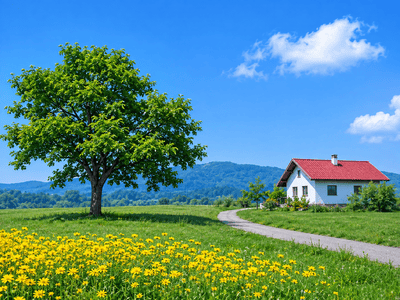
#> input picture Assignment-03/images/input/kmeans_input_400x300.png, 400 x 300 px
$ python kmeans_colors_spatial.py
#> lines starting #> are read from the running program, lines starting #| are printed output that depends on the picture

"""
Computer Vision - Assignment 03
Experiment: K-Means Clustering

Question 2:
Perform K-means clustering on a color image using:
1. RGB color information
2. RGB color and pixel positions (x, y)

Python 3.9+
"""

# STEP 1: Import required libraries
from pathlib import Path

import numpy as np
import matplotlib.pyplot as plt

from PIL import Image
from sklearn.cluster import KMeans


# STEP 2: Define project paths

# Find the Assignment-03 directory automatically.
PROJECT_DIR = Path(__file__).resolve().parent.parent

# Define the original input image path.
INPUT_PATH = (
    PROJECT_DIR
    / "images"
    / "input"
    / "kmeans_input_400x300.png"
)

# Define the output directory.
OUTPUT_DIR = PROJECT_DIR / "images" / "output"

# Create the output directory if it does not exist.
OUTPUT_DIR.mkdir(parents=True, exist_ok=True)


# STEP 3: Define experiment parameters

# Number of clusters.
K = 4

# Spatial weights to compare.
SPATIAL_WEIGHTS = [0.2, 0.5, 1.0]

# Fix the random seed for reproducible results.
RANDOM_STATE = 42


# STEP 4: Load the original image

def load_image(image_path):
    """
    Load an image and convert it into RGB format.
    """

    # Check whether the input image exists.
    if not image_path.exists():
        raise FileNotFoundError(
            f"Input image not found: {image_path}"
        )

    # Open the image and convert it to RGB.
    image = Image.open(image_path).convert("RGB")

    # Convert the image into a NumPy array.
    image_array = np.array(image)

    # Obtain image height, width and channels.
    height, width, channels = image_array.shape

    print("\n========== IMAGE INFORMATION ==========")
    print("Image:", image_path.name)
    print("Width:", width)
    print("Height:", height)
    print("Channels:", channels)
    print("Total pixels:", width * height)

    return image_array


# STEP 5: Extract normalized RGB features

def extract_rgb_features(image_array):
    """
    Convert an RGB image into a two-dimensional
    feature matrix containing R, G and B.
    """

    # Convert pixel values into floating-point numbers.
    rgb = image_array.astype(np.float32)

    # Normalize RGB values from 0-255 to 0-1.
    rgb = rgb / 255.0

    # Reshape (height, width, 3) into (pixels, 3).
    rgb_features = rgb.reshape(-1, 3)

    return rgb_features


# STEP 6: Generate normalized pixel coordinates

def extract_spatial_features(image_array):
    """
    Generate x and y coordinates for every pixel.
    Normalize both coordinates into the range 0-1.
    """

    height, width, _ = image_array.shape

    # Generate x coordinates from 0 to width-1.
    x_coordinates = np.arange(width)

    # Generate y coordinates from 0 to height-1.
    y_coordinates = np.arange(height)

    # Create coordinate grids.
    xx, yy = np.meshgrid(
        x_coordinates,
        y_coordinates
    )

    # Normalize x coordinates.
    xx = xx.astype(np.float32) / max(width - 1, 1)

    # Normalize y coordinates.
    yy = yy.astype(np.float32) / max(height - 1, 1)

    # Flatten the coordinate grids.
    x_flat = xx.reshape(-1, 1)
    y_flat = yy.reshape(-1, 1)

    # Combine x and y into two spatial features.
    spatial_features = np.hstack(
        (x_flat, y_flat)
    )

    return spatial_features


# STEP 7: Perform K-means clustering

def perform_kmeans(features, k):
    """
    Cluster pixels based on the supplied features.
    """

    # Create the K-means model.
    model = KMeans(
        n_clusters=k,
        init="k-means++",
        random_state=RANDOM_STATE,
        n_init=10,
        max_iter=300
    )

    # Train the model and assign a cluster to each pixel.
    labels = model.fit_predict(features)

    # Obtain the final cluster centroids.
    centers = model.cluster_centers_

    # Obtain the clustering objective value.
    inertia = model.inertia_

    # Obtain the number of iterations.
    iterations = model.n_iter_

    return labels, centers, inertia, iterations


# STEP 8: Reconstruct the segmented RGB image

def reconstruct_image(
    labels,
    rgb_features,
    height,
    width,
    k
):
    """
    Replace every pixel with the mean RGB color
    of its assigned cluster.

    This works for both RGB-only and RGB+XY
    clustering, while keeping spatial coordinates
    out of the output colors.
    """

    # Prepare a matrix for the reconstructed pixels.
    result = np.zeros_like(rgb_features)

    # Process every cluster separately.
    for cluster_id in range(k):

        # Find pixels belonging to this cluster.
        mask = labels == cluster_id

        # Skip empty clusters.
        if not np.any(mask):
            continue

        # Calculate the average RGB color.
        mean_color = rgb_features[mask].mean(axis=0)

        # Assign the mean color to all cluster pixels.
        result[mask] = mean_color

    # Convert normalized RGB values back to 0-255.
    result = np.clip(result * 255.0, 0, 255)

    # Convert values to unsigned 8-bit integers.
    result = result.astype(np.uint8)

    # Restore the original image dimensions.
    result = result.reshape(height, width, 3)

    return result


# STEP 9: Save an image

def save_image(image_array, filename):
    """
    Save a NumPy RGB array as a PNG image.
    """

    output_path = OUTPUT_DIR / filename

    Image.fromarray(image_array).save(output_path)

    print("Saved:", output_path.name)


# STEP 10: Main experiment

def main():

    print("========== K-MEANS EXPERIMENT ==========")

    # Load the original image.
    image_array = load_image(INPUT_PATH)
#> in load_image, image is the input picture: PIL image 400x300 RGB; mean R, G, B 90.3, 141.8, 139.5
#| Width: 400
#| Height: 300
#| Channels: 3
#| Total pixels: 120000

    # Extract image dimensions.
    height, width, _ = image_array.shape
#> height = 300; width = 400

    # Extract normalized RGB features.
    rgb_features = extract_rgb_features(image_array)

    # Extract normalized spatial coordinates.
    spatial_features = extract_spatial_features(
        image_array
    )
#> spatial_features = 120000 pairs, first value 0 to 1, second value 0 to 1

    print("\n========== FEATURE INFORMATION ==========")
    print("RGB feature shape:", rgb_features.shape)
#| RGB feature shape: (120000, 3)
    print("Spatial feature shape:", spatial_features.shape)
#| Spatial feature shape: (120000, 2)

    # Store images for the final comparison figure.
    comparison_images = [image_array]
    comparison_titles = ["Original Image"]

    # EXPERIMENT A: RGB-only K-means

    print("\n========== RGB-ONLY K-MEANS ==========")

    labels, centers, inertia, iterations = perform_kmeans(
        rgb_features,
        K
    )
#> centers = [[0.612, 0.767, 0.938], [0.529, 0.608, 0.177], [0.253, 0.593, 0.937], [0.163, 0.309, 0.116]]; inertia = 4729.1; iterations = 8

    rgb_result = reconstruct_image(
        labels,
        rgb_features,
        height,
        width,
        K
    )
#> the loop in reconstruct_image, `for cluster_id in range(k):` made 4 passes
#> in reconstruct_image, `result = result.reshape(height, width, 3)`:
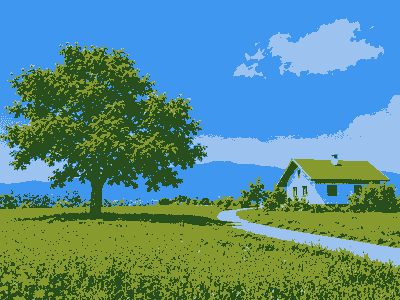
#> result: shape (300, 400, 3); mean of channels 0, 1, 2 89.8, 141.2, 139.3; drawn as R, G, B

    save_image(
        rgb_result,
        "01_rgb_only_kmeans.png"
    )

    print("K:", K)
    print("Iterations:", iterations)
#| Iterations: 8
    print("Inertia:", round(inertia, 4))
#| Inertia: 4729.0723

    comparison_images.append(rgb_result)
    comparison_titles.append("RGB Only")

    # EXPERIMENT B: RGB + Spatial K-means

    for weight in SPATIAL_WEIGHTS:

        print(
            "\n========== SPATIAL WEIGHT:",
            weight,
            "=========="
        )

        # Apply the spatial weight to x and y.
        weighted_spatial = spatial_features * weight

        # Combine RGB and spatial features.
        combined_features = np.hstack(
            (rgb_features, weighted_spatial)
        )

        print(
            "Combined feature shape:",
            combined_features.shape
        )

        # Perform K-means using five features.
        labels, centers, inertia, iterations = perform_kmeans(
            combined_features,
            K
        )

        # Reconstruct the RGB image.
        spatial_result = reconstruct_image(
            labels,
            rgb_features,
            height,
            width,
            K
        )

        # Create a readable filename.
        weight_name = str(weight).replace(".", "_")

        filename = (
            f"02_spatial_weight_{weight_name}.png"
        )

        # Save the segmented image.
        save_image(spatial_result, filename)

        print("K:", K)
        print("Iterations:", iterations)
        print("Inertia:", round(inertia, 4))

        comparison_images.append(spatial_result)
        comparison_titles.append(
            f"RGB + XY (weight={weight})"
        )
#> this loop made 3 passes
#> (inertia, iterations) on passes 1 to 3: (5282.2, 12), (8068.2, 10), (16033.8, 10)
#| Iterations: 12
#| Inertia: 5282.1733
#| Iterations: 10
#| Inertia: 8068.2202
#| Iterations: 10
#| Inertia: 16033.7969
#> pass 2, in main, `spatial_result = reconstruct_image( labels, rgb_features, height, widt..`:
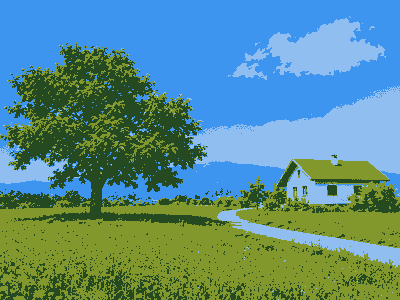
#> spatial_result: shape (300, 400, 3); mean of channels 0, 1, 2 89.9, 141.1, 139.1; drawn as R, G, B
#> pass 3, in main, `spatial_result = reconstruct_image( labels, rgb_features, height, widt..`:
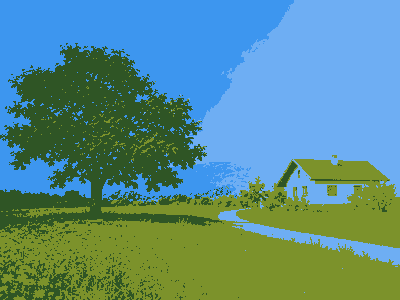
#> spatial_result: shape (300, 400, 3); mean of channels 0, 1, 2 89.6, 141.3, 139.1; drawn as R, G, B
#> after the loop, comparison_images = 5 items; comparison_titles = ['Original Image', 'RGB Only', 'RGB + XY (weight=0.2)', 'RGB + XY (weight=0.5)', 'RGB + XY (weight=1.0)']

    # STEP 11: Create a comparison figure

    fig, axes = plt.subplots(
        2,
        3,
        figsize=(15, 9)
    )

    # Flatten the subplot array.
    axes = axes.flatten()

    # Display all experiment images.
    for index, image in enumerate(comparison_images):

        axes[index].imshow(image)

        axes[index].set_title(
            comparison_titles[index]
        )

        axes[index].axis("off")
#> this loop made 5 passes

    # Hide unused subplot spaces.
    for index in range(len(comparison_images), len(axes)):
        axes[index].axis("off")
#> this loop made 1 pass
#> index on pass 1: 5

    plt.tight_layout()

    # Save the final comparison figure.
    comparison_path = (
        OUTPUT_DIR / "03_kmeans_comparison.png"
    )

    plt.savefig(
        comparison_path,
        dpi=200,
        bbox_inches="tight"
    )
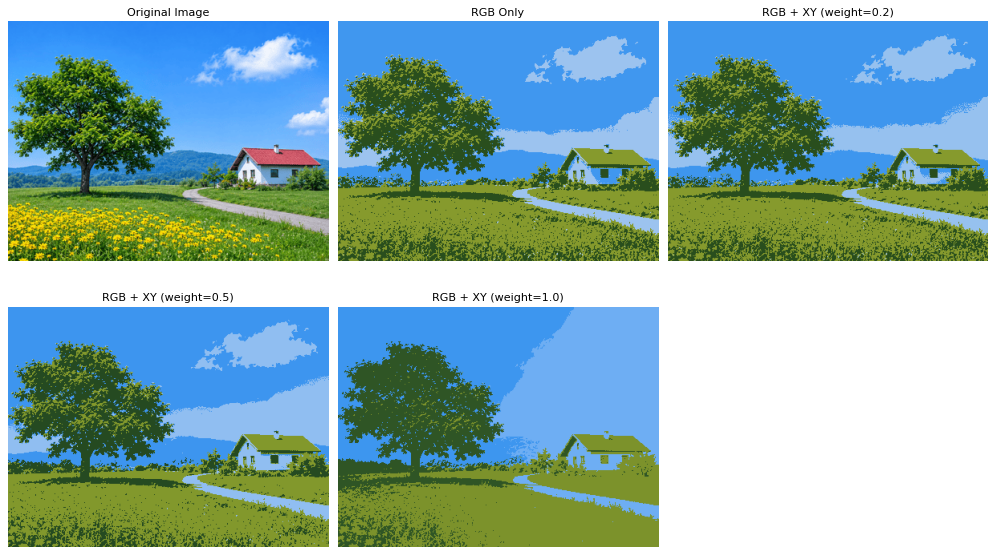
#> figure drawn by matplotlib, 5 panels

    plt.close(fig)

    print("\n========== EXPERIMENT COMPLETED ==========")
    print("Output directory:", OUTPUT_DIR)
    print("Comparison figure:", comparison_path.name)


# STEP 12: Execute the main function

if __name__ == "__main__":
    main()
